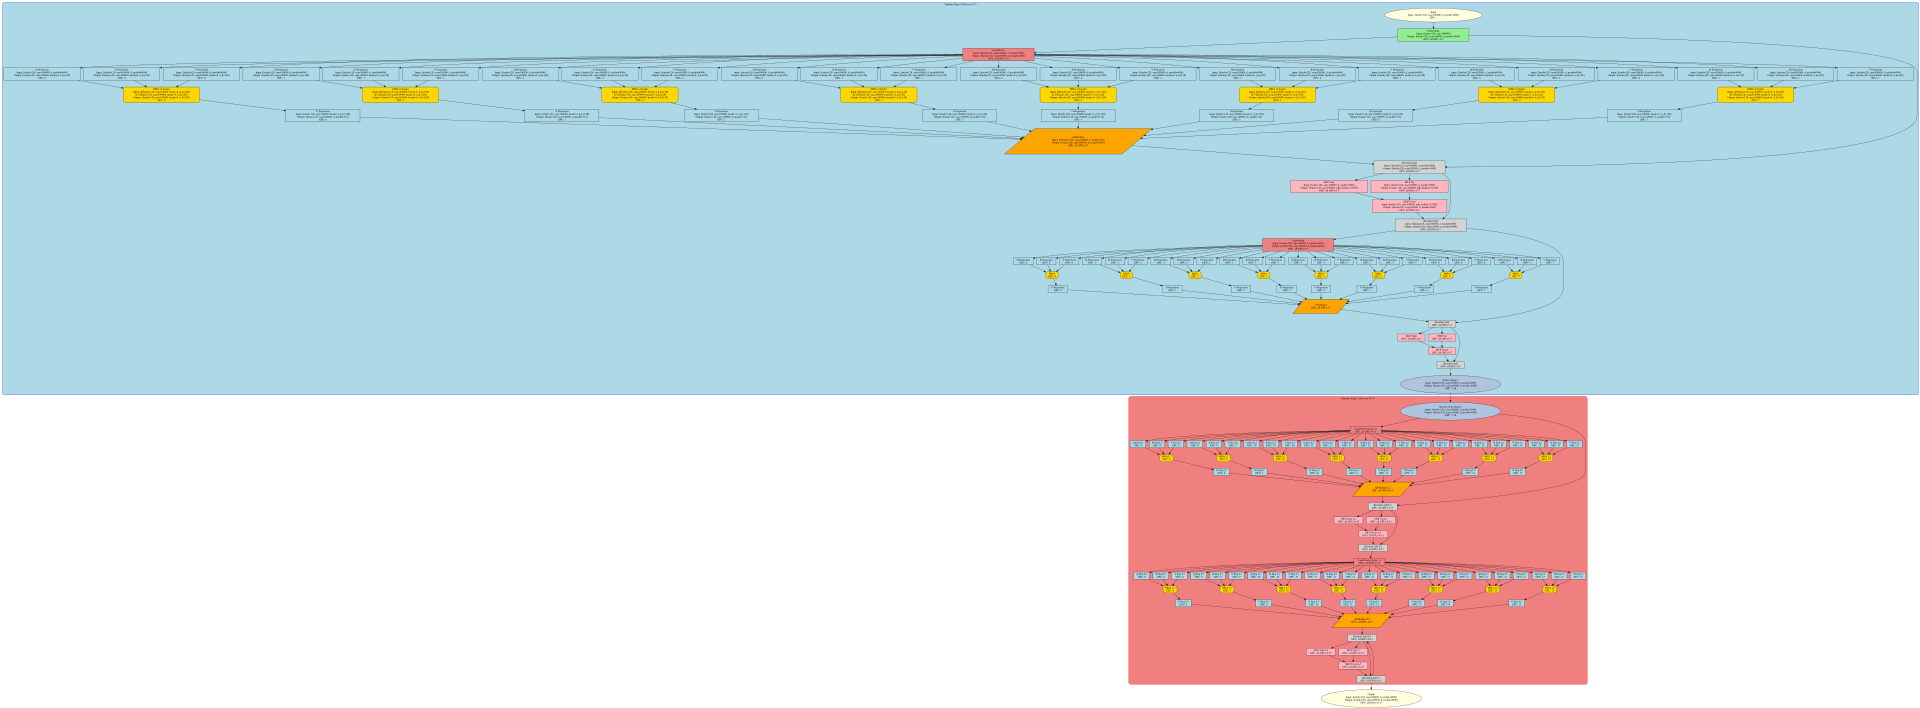

This chart was generated by the following Python code:
#!/usr/bin/env python3

import graphviz
from graphviz import Digraph

def create_baseline_dag():
    """
    Create DAG for baseline: TP=8, PP=2 on 16 GPUs
    Model: 4-layer dense transformer
    """
    dot = Digraph(comment='Dense Transformer - Baseline (TP=8, PP=2)')
    dot.attr(rankdir='TB', size='20,20')
    
    # Global parameters
    batch_size = 128
    seq_len = 100000
    hidden_size = 4096
    heads = 32
    head_dim = 128
    mlp_hidden = 32768
    
    # Pipeline Stage 0 (Devices 0-7)
    with dot.subgraph(name='cluster_pipeline_stage0') as c0:
        c0.attr(label='Pipeline Stage 0 (Devices 0-7)', style='rounded', color='blue', bgcolor='lightblue')
        
        # Input for stage 0
        c0.node('input0', 'Input\nInput: [batch=128, seq=100000, d_model=4096]\nGPU: -', 
               shape='ellipse', style='filled', fillcolor='lightyellow')
        
        # Layer 0
        c0.node('embed0', 'Embedding\nInput: [batch=128, seq=100000]\nOutput: [batch=128, seq=100000, d_model=4096]\nGPU: all GPUs 0-7', 
               shape='rectangle', style='filled', fillcolor='lightgreen')
        
        c0.node('ln0_pre', 'LayerNorm\nInput: [batch=128, seq=100000, d_model=4096]\nOutput: [batch=128, seq=100000, d_model=4096]\nGPU: all GPUs 0-7', 
               shape='rectangle', style='filled', fillcolor='lightcoral')
        
        # MHA Layer 0 - Split across 8 GPUs
        for i in range(8):
            device_id = i
            c0.node(f'q_proj_0_{i}', f'Q Projection\nInput: [batch=128, seq=100000, d_model=4096]\nOutput: [batch=128, seq=100000, heads=4, d_k=128]\nGPU: {device_id}', 
                   shape='rectangle', style='filled', fillcolor='lightblue')
            c0.node(f'k_proj_0_{i}', f'K Projection\nInput: [batch=128, seq=100000, d_model=4096]\nOutput: [batch=128, seq=100000, heads=4, d_k=128]\nGPU: {device_id}', 
                   shape='rectangle', style='filled', fillcolor='lightblue')
            c0.node(f'v_proj_0_{i}', f'V Projection\nInput: [batch=128, seq=100000, d_model=4096]\nOutput: [batch=128, seq=100000, heads=4, d_k=128]\nGPU: {device_id}', 
                   shape='rectangle', style='filled', fillcolor='lightblue')
            
            c0.node(f'attention_0_{i}', f'MHA (4 heads)\nInput: Q[batch=128, seq=100000, heads=4, d_k=128]\nK,V[batch=128, seq=100000, heads=4, d_k=128]\nOutput: [batch=128, seq=100000, heads=4, d_k=128]\nGPU: {device_id}', 
                   shape='rectangle', style='filled,rounded', fillcolor='gold')
            
            c0.node(f'o_proj_0_{i}', f'O Projection\nInput: [batch=128, seq=100000, heads=4, d_k=128]\nOutput: [batch=128, seq=100000, d_model=512]\nGPU: {device_id}', 
                   shape='rectangle', style='filled', fillcolor='lightblue')
        
        c0.node('all_reduce_0', 'All-Reduce\nInput: 8×[batch=128, seq=100000, d_model=512]\nOutput: [batch=128, seq=100000, d_model=4096]\nGPU: all GPUs 0-7', 
               shape='parallelogram', style='filled', fillcolor='orange')
        
        c0.node('add_0', 'Residual Add\nInput: [batch=128, seq=100000, d_model=4096]\nOutput: [batch=128, seq=100000, d_model=4096]\nGPU: all GPUs 0-7', 
               shape='rectangle', style='filled', fillcolor='lightgray')
        
        # MLP Layer 0
        c0.node('mlp0_gate', 'MLP Gate\nInput: [batch=128, seq=100000, d_model=4096]\nOutput: [batch=128, seq=100000, mlp_hidden=32768]\nGPU: all GPUs 0-7', 
               shape='rectangle', style='filled', fillcolor='lightpink')
        c0.node('mlp0_up', 'MLP Up\nInput: [batch=128, seq=100000, d_model=4096]\nOutput: [batch=128, seq=100000, mlp_hidden=32768]\nGPU: all GPUs 0-7', 
               shape='rectangle', style='filled', fillcolor='lightpink')
        c0.node('mlp0_down', 'MLP Down\nInput: [batch=128, seq=100000, mlp_hidden=32768]\nOutput: [batch=128, seq=100000, d_model=4096]\nGPU: all GPUs 0-7', 
               shape='rectangle', style='filled', fillcolor='lightpink')
        
        c0.node('add_1', 'Residual Add\nInput: [batch=128, seq=100000, d_model=4096]\nOutput: [batch=128, seq=100000, d_model=4096]\nGPU: all GPUs 0-7', 
               shape='rectangle', style='filled', fillcolor='lightgray')
        
        # Layer 1 (similar structure)
        c0.node('ln1_pre', 'LayerNorm\nInput: [batch=128, seq=100000, d_model=4096]\nOutput: [batch=128, seq=100000, d_model=4096]\nGPU: all GPUs 0-7', 
               shape='rectangle', style='filled', fillcolor='lightcoral')
        
        for i in range(8):
            device_id = i
            c0.node(f'q_proj_1_{i}', f'Q Projection\nGPU: {device_id}', 
                   shape='rectangle', style='filled', fillcolor='lightblue')
            c0.node(f'k_proj_1_{i}', f'K Projection\nGPU: {device_id}', 
                   shape='rectangle', style='filled', fillcolor='lightblue')
            c0.node(f'v_proj_1_{i}', f'V Projection\nGPU: {device_id}', 
                   shape='rectangle', style='filled', fillcolor='lightblue')
            c0.node(f'attention_1_{i}', f'MHA\nGPU: {device_id}', 
                   shape='rectangle', style='filled,rounded', fillcolor='gold')
            c0.node(f'o_proj_1_{i}', f'O Projection\nGPU: {device_id}', 
                   shape='rectangle', style='filled', fillcolor='lightblue')
        
        c0.node('all_reduce_1', 'All-Reduce\nGPU: all GPUs 0-7', 
               shape='parallelogram', style='filled', fillcolor='orange')
        c0.node('add_2', 'Residual Add\nGPU: all GPUs 0-7', 
               shape='rectangle', style='filled', fillcolor='lightgray')
        
        c0.node('mlp1_gate', 'MLP Gate\nGPU: all GPUs 0-7', 
               shape='rectangle', style='filled', fillcolor='lightpink')
        c0.node('mlp1_up', 'MLP Up\nGPU: all GPUs 0-7', 
               shape='rectangle', style='filled', fillcolor='lightpink')
        c0.node('mlp1_down', 'MLP Down\nGPU: all GPUs 0-7', 
               shape='rectangle', style='filled', fillcolor='lightpink')
        
        c0.node('add_3', 'Residual Add\nGPU: all GPUs 0-7', 
               shape='rectangle', style='filled', fillcolor='lightgray')
        
        # Pipeline communication
        c0.node('send_stage0', 'Send to Stage 1\nInput: [batch=128, seq=100000, d_model=4096]\nOutput: [batch=128, seq=100000, d_model=4096]\nGPU: 7→8', 
               shape='ellipse', style='filled', fillcolor='lightsteelblue')
    
    # Pipeline Stage 1 (Devices 8-15)
    with dot.subgraph(name='cluster_pipeline_stage1') as c1:
        c1.attr(label='Pipeline Stage 1 (Devices 8-15)', style='rounded', color='red', bgcolor='lightcoral')
        
        c1.node('recv_stage1', 'Receive from Stage 0\nInput: [batch=128, seq=100000, d_model=4096]\nOutput: [batch=128, seq=100000, d_model=4096]\nGPU: 7→8', 
               shape='ellipse', style='filled', fillcolor='lightsteelblue')
        
        # Layer 2 and 3 (similar structure as layer 0/1)
        for layer in [2, 3]:
            c1.node(f'ln{layer}_pre', f'LayerNorm (Layer {layer})\nGPU: all GPUs 8-15', 
                   shape='rectangle', style='filled', fillcolor='lightcoral')
            
            for i in range(8):
                device_id = 8 + i
                c1.node(f'q_proj_{layer}_{i}', f'Q Proj L{layer}\nGPU: {device_id}', 
                       shape='rectangle', style='filled', fillcolor='lightblue')
                c1.node(f'k_proj_{layer}_{i}', f'K Proj L{layer}\nGPU: {device_id}', 
                       shape='rectangle', style='filled', fillcolor='lightblue')
                c1.node(f'v_proj_{layer}_{i}', f'V Proj L{layer}\nGPU: {device_id}', 
                       shape='rectangle', style='filled', fillcolor='lightblue')
                c1.node(f'attention_{layer}_{i}', f'MHA L{layer}\nGPU: {device_id}', 
                       shape='rectangle', style='filled,rounded', fillcolor='gold')
                c1.node(f'o_proj_{layer}_{i}', f'O Proj L{layer}\nGPU: {device_id}', 
                       shape='rectangle', style='filled', fillcolor='lightblue')
            
            c1.node(f'all_reduce_{layer}', f'All-Reduce L{layer}\nGPU: all GPUs 8-15', 
                   shape='parallelogram', style='filled', fillcolor='orange')
            c1.node(f'add_{2*layer}', f'Residual Add L{layer}\nGPU: all GPUs 8-15', 
                   shape='rectangle', style='filled', fillcolor='lightgray')
            
            c1.node(f'mlp{layer}_gate', f'MLP Gate L{layer}\nGPU: all GPUs 8-15', 
                   shape='rectangle', style='filled', fillcolor='lightpink')
            c1.node(f'mlp{layer}_up', f'MLP Up L{layer}\nGPU: all GPUs 8-15', 
                   shape='rectangle', style='filled', fillcolor='lightpink')
            c1.node(f'mlp{layer}_down', f'MLP Down L{layer}\nGPU: all GPUs 8-15', 
                   shape='rectangle', style='filled', fillcolor='lightpink')
            
            c1.node(f'add_{2*layer+1}', f'Residual Add L{layer}\nGPU: all GPUs 8-15', 
                   shape='rectangle', style='filled', fillcolor='lightgray')
    
    # Output
    dot.node('output', 'Output\nInput: [batch=128, seq=100000, d_model=4096]\nOutput: [batch=128, seq=100000, d_model=4096]\nGPU: all GPUs 8-15', 
            shape='ellipse', style='filled', fillcolor='lightyellow')
    
    # Connections for Stage 0
    dot.edge('input0', 'embed0')
    dot.edge('embed0', 'ln0_pre')
    
    # Connect projections to attention
    for i in range(8):
        dot.edge('ln0_pre', f'q_proj_0_{i}')
        dot.edge('ln0_pre', f'k_proj_0_{i}')
        dot.edge('ln0_pre', f'v_proj_0_{i}')
        dot.edge(f'q_proj_0_{i}', f'attention_0_{i}')
        dot.edge(f'k_proj_0_{i}', f'attention_0_{i}')
        dot.edge(f'v_proj_0_{i}', f'attention_0_{i}')
        dot.edge(f'attention_0_{i}', f'o_proj_0_{i}')
    
    # All-reduce connections
    for i in range(8):
        dot.edge(f'o_proj_0_{i}', 'all_reduce_0')
    
    dot.edge('all_reduce_0', 'add_0')
    dot.edge('embed0', 'add_0')  # Residual connection
    
    dot.edge('add_0', 'mlp0_gate')
    dot.edge('add_0', 'mlp0_up')
    dot.edge('mlp0_gate', 'mlp0_down')
    dot.edge('mlp0_up', 'mlp0_down')
    dot.edge('mlp0_down', 'add_1')
    dot.edge('add_0', 'add_1')  # Residual connection
    
    # Layer 1 connections
    dot.edge('add_1', 'ln1_pre')
    for i in range(8):
        dot.edge('ln1_pre', f'q_proj_1_{i}')
        dot.edge('ln1_pre', f'k_proj_1_{i}')
        dot.edge('ln1_pre', f'v_proj_1_{i}')
        dot.edge(f'q_proj_1_{i}', f'attention_1_{i}')
        dot.edge(f'k_proj_1_{i}', f'attention_1_{i}')
        dot.edge(f'v_proj_1_{i}', f'attention_1_{i}')
        dot.edge(f'attention_1_{i}', f'o_proj_1_{i}')
    
    for i in range(8):
        dot.edge(f'o_proj_1_{i}', 'all_reduce_1')
    
    dot.edge('all_reduce_1', 'add_2')
    dot.edge('add_1', 'add_2')  # Residual connection
    
    dot.edge('add_2', 'mlp1_gate')
    dot.edge('add_2', 'mlp1_up')
    dot.edge('mlp1_gate', 'mlp1_down')
    dot.edge('mlp1_up', 'mlp1_down')
    dot.edge('mlp1_down', 'add_3')
    dot.edge('add_2', 'add_3')  # Residual connection
    
    # Pipeline communication
    dot.edge('add_3', 'send_stage0')
    dot.edge('send_stage0', 'recv_stage1')
    
    # Connections for Stage 1 (similar pattern)
    dot.edge('recv_stage1', 'ln2_pre')
    for layer in [2, 3]:
        for i in range(8):
            dot.edge(f'ln{layer}_pre', f'q_proj_{layer}_{i}')
            dot.edge(f'ln{layer}_pre', f'k_proj_{layer}_{i}')
            dot.edge(f'ln{layer}_pre', f'v_proj_{layer}_{i}')
            dot.edge(f'q_proj_{layer}_{i}', f'attention_{layer}_{i}')
            dot.edge(f'k_proj_{layer}_{i}', f'attention_{layer}_{i}')
            dot.edge(f'v_proj_{layer}_{i}', f'attention_{layer}_{i}')
            dot.edge(f'attention_{layer}_{i}', f'o_proj_{layer}_{i}')
            dot.edge(f'o_proj_{layer}_{i}', f'all_reduce_{layer}')
        
        prev_add = 'recv_stage1' if layer == 2 else 'add_7'
        dot.edge(f'all_reduce_{layer}', f'add_{2*layer}')
        dot.edge(prev_add, f'add_{2*layer}')  # Residual connection
        
        dot.edge(f'add_{2*layer}', f'mlp{layer}_gate')
        dot.edge(f'add_{2*layer}', f'mlp{layer}_up')
        dot.edge(f'mlp{layer}_gate', f'mlp{layer}_down')
        dot.edge(f'mlp{layer}_up', f'mlp{layer}_down')
        dot.edge(f'mlp{layer}_down', f'add_{2*layer+1}')
        dot.edge(f'add_{2*layer}', f'add_{2*layer+1}')  # Residual connection
        
        if layer == 2:
            dot.edge(f'add_{2*layer+1}', f'ln3_pre')
        else:
            dot.edge('add_7', 'output')
    
    return dot

if __name__ == "__main__":
    dag = create_baseline_dag()
    
    # Save files
    dag.render('../outputs/2025-11-21-16-26-54/baseline_tp_pp_dag', format='svg', cleanup=True)
    
    # Save DOT file
    with open('../outputs/2025-11-21-16-26-54/baseline_tp_pp_dag.dot', 'w') as f:
        f.write(dag.source)
    
    print("Baseline DAG created successfully!")
    print(f"SVG: ../outputs/2025-11-21-16-26-54/baseline_tp_pp_dag.svg")
    print(f"DOT: ../outputs/2025-11-21-16-26-54/baseline_tp_pp_dag.dot")
